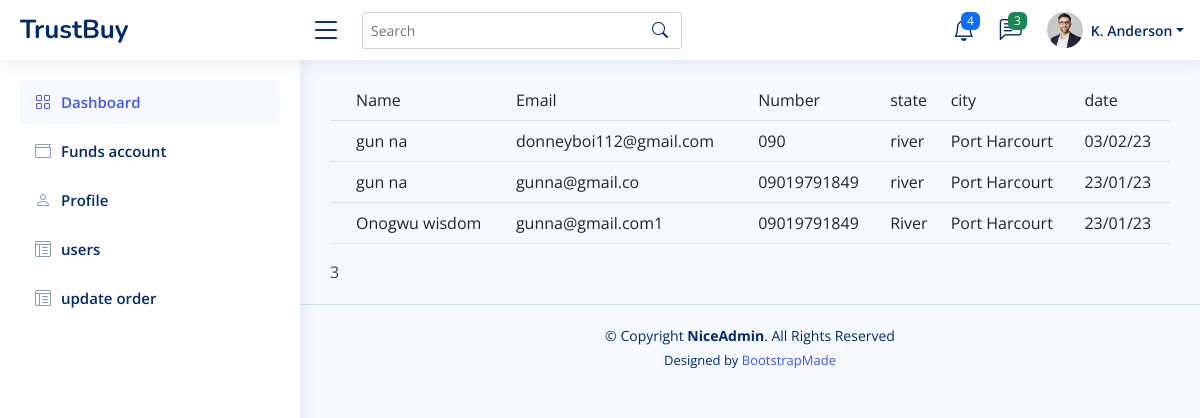
Page /trustadmin/tables-general.php on the committed database.
### tables this page shows
CREATE TABLE `signup` (
  `id` int(255) NOT NULL,
  `firstname` varchar(999) DEFAULT NULL,
  `lastname` varchar(999) DEFAULT NULL,
  `email` varchar(999) DEFAULT NULL,
  `number` varchar(999) DEFAULT NULL,
  `state` varchar(999) DEFAULT NULL,
  `city` varchar(999) DEFAULT NULL,
  `password` varchar(999) DEFAULT NULL,
  `date` varchar(999) DEFAULT NULL
);

### trustadmin/tables-general.php (the view, shortened to what this page needs)
<!DOCTYPE html>
<html lang="en">
<head>
  <link href="assets/vendor/bootstrap/css/bootstrap.min.css" rel="stylesheet">
  <link href="assets/vendor/bootstrap-icons/bootstrap-icons.css" rel="stylesheet">
  <link href="assets/vendor/boxicons/css/boxicons.min.css" rel="stylesheet">
  <link href="assets/vendor/quill/quill.snow.css" rel="stylesheet">
  <link href="assets/vendor/quill/quill.bubble.css" rel="stylesheet">
  <link href="assets/vendor/remixicon/remixicon.css" rel="stylesheet">
  <link href="assets/vendor/simple-datatables/style.css" rel="stylesheet">
  <link href="assets/css/style.css" rel="stylesheet">
</head>
<body>
<?php  include "head.php" ?>
    <?php  include "side.php" ?>
  <main id="main" class="main table-responsive">
    <table class="table">
      <thead>
        <th>
          <td>Name</td>
          <td>Email</td>
          <td>Number</td>
          <td>state</td>
          <td>city</td>
          <td>date</td>
      </thead>
        <tbody>
          <?php $sep=mysqli_query($conn,"select * from signup where 1 order by id desc");
   while($arr=mysqli_fetch_array($sep)){
    $firstname=$arr['firstname'];
     $lastname=$arr['lastname'];
      $email=$arr['email'];
       $state=$arr['state'];
        $city=$arr['city'];
         $time=$arr['date'];
          $numsber=$arr['number'];
      $dat=date("d/m/y",$time)
             ?>
        <th>
          <td><?php echo $firstname." ".$lastname;  ?></td>
          <td><?php echo $email;  ?></td>
          <td><?php echo $numsber  ?></td>
          <td><?php echo  $state  ?></td>
          <td><?php echo $city;  ?></td>
          <td><?php echo $dat;  ?></td>
      <?php } ?>
      </tbody>
    </table>
 <tfoot>
        <?php echo  $nums=mysqli_num_rows($sep);  ?>
      </tfoot>
  </main>
  <footer id="footer" class="footer">
    <div class="copyright">
      &copy; Copyright <strong><span>NiceAdmin</span></strong>. All Rights Reserved
    </div>
    <div class="credits">
      Designed by <a href="https://bootstrapmade.com/">BootstrapMade</a>
    </div>
  </footer>
</body>
</html>

### trustadmin/head.php (shortened to what this page needs)
<header id="header" class="header fixed-top d-flex align-items-center">
  <div class="d-flex align-items-center justify-content-between">
    <a href="index.html" class="logo d-flex align-items-center">
      <span class="d-none d-lg-block">TrustBuy</span>
    </a>
    <i class="bi bi-list toggle-sidebar-btn"></i>
  </div>
  <div class="search-bar">
    <form class="search-form d-flex align-items-center" method="POST" action="#">
      <input type="text" name="query" placeholder="Search" title="Enter search keyword">
      <button type="submit" title="Search"><i class="bi bi-search"></i></button>
    </form>
  </div>
  <nav class="header-nav ms-auto">
    <ul class="d-flex align-items-center">
      <li class="nav-item dropdown">
        <a class="nav-link nav-icon" href="#" data-bs-toggle="dropdown">
          <i class="bi bi-bell"></i>
          <span class="badge bg-primary badge-number">4</span>
        </a>
      </li>
      <li class="nav-item dropdown">
        <a class="nav-link nav-icon" href="#" data-bs-toggle="dropdown">
          <i class="bi bi-chat-left-text"></i>
          <span class="badge bg-success badge-number">3</span>
        </a>
      </li>
      <li class="nav-item dropdown pe-3">
        <a class="nav-link nav-profile d-flex align-items-center pe-0" href="#" data-bs-toggle="dropdown">
          <img src="assets/img/profile-img.jpg" alt="Profile" class="rounded-circle">
          <span class="d-none d-md-block dropdown-toggle ps-2">K. Anderson</span>
        </a>
      </li>
    </ul>
  </nav>
</header>

### trustadmin/side.php
<aside id="sidebar" class="sidebar">
  <ul class="sidebar-nav" id="sidebar-nav">
    <li class="nav-item">
      <a class="nav-link " href="index.php">
        <i class="bi bi-grid"></i>
        <span>Dashboard</span>
      </a>
    </li>
     <li class="nav-item">
      <a class="nav-link collapsed" href="funds.php">
        <i class="bi bi-wallet"></i>
        <span>Funds account</span>
      </a>
    </li>
     <li class="nav-item">
      <a class="nav-link collapsed" href="users-profile.php">
        <i class="bi bi-person"></i>
        <span>Profile</span>
      </a>
    </li>
     <li class="nav-item">
      <a class="nav-link collapsed" href="tables-general.php">
        <i class="bi bi-layout-text-window-reverse"></i>
        <span>users</span>
      </a>
    </li>
      <li class="nav-item">
      <a class="nav-link collapsed" href="updateorder.php">
        <i class="bi bi-layout-text-window-reverse"></i>
        <span>update order</span>
      </a>
    </li>
</aside>

### trustadmin/assets/css/style.css (style rules this page uses)
:root { scroll-behavior: smooth; }
body { font-family: "Open Sans", sans-serif; background: #f6f9ff; color: #444444; }
a { color: #4154f1; text-decoration: none; }
#main { margin-top: 60px; padding: 20px 30px; transition: all 0.3s; }
.logo { line-height: 1; }
@media (min-width: 1200px) { .logo { width: 280px; } }
.logo span { font-size: 26px; font-weight: 700; color: #012970; font-family: "Nunito", sans-serif; }
.header { transition: all 0.5s; z-index: 997; height: 60px; box-shadow: 0px 2px 20px rgba(1, 41, 112, 0.1); background-color: #fff; padding-left: 20px; }
.header .toggle-sidebar-btn { font-size: 32px; padding-left: 10px; cursor: pointer; color: #012970; }
.header .search-bar { min-width: 360px; padding: 0 20px; }
.header .search-form { width: 100%; }
.header .search-form input { border: 0; font-size: 14px; color: #012970; border: 1px solid rgba(1, 41, 112, 0.2); padding: 7px 38px 7px 8px; border-radius: 3px; transition: 0.3s; width: 100%; }
.header .search-form button { border: 0; padding: 0; margin-left: -30px; background: none; }
.header .search-form button i { color: #012970; }
.header-nav ul { list-style: none; }
.header-nav>ul { margin: 0; padding: 0; }
.header-nav .nav-icon { font-size: 22px; color: #012970; margin-right: 25px; position: relative; }
.header-nav .nav-profile { color: #012970; }
.header-nav .nav-profile img { max-height: 36px; }
.header-nav .nav-profile span { font-size: 14px; font-weight: 600; }
.header-nav .badge-number { position: absolute; inset: -2px -5px auto auto; font-weight: normal; font-size: 12px; padding: 3px 6px; }
.sidebar { position: fixed; top: 60px; left: 0; bottom: 0; width: 300px; z-index: 996; transition: all 0.3s; padding: 20px; overflow-y: auto; scrollbar-width: thin; scrollbar-color: #aab7cf transparent; box-shadow: 0px 0px 20px rgba(1, 41, 112, 0.1); background-color: #fff; }
@media (min-width: 1200px) { #main, #footer { margin-left: 300px; } }
.sidebar-nav { padding: 0; margin: 0; list-style: none; }
.sidebar-nav li { padding: 0; margin: 0; list-style: none; }
.sidebar-nav .nav-item { margin-bottom: 5px; }
.sidebar-nav .nav-link { display: flex; align-items: center; font-size: 15px; font-weight: 600; color: #4154f1; transition: 0.3; background: #f6f9ff; padding: 10px 15px; border-radius: 4px; }
.sidebar-nav .nav-link i { font-size: 16px; margin-right: 10px; color: #4154f1; }
.sidebar-nav .nav-link.collapsed { color: #012970; background: #fff; }
.sidebar-nav .nav-link.collapsed i { color: #899bbd; }
.footer { padding: 20px 0; font-size: 14px; transition: all 0.3s; border-top: 1px solid #cddfff; }
.footer .copyright { text-align: center; color: #012970; }
.footer .credits { padding-top: 5px; text-align: center; font-size: 13px; color: #012970; }

### rows in the picture
signup: firstname "gun", lastname "na", email "donneyboi112@gmail.com", number "090", state "river", city "Port Harcourt", date "03/02/23"
signup: firstname "gun", lastname "na", email "gunna@gmail.co", number "09019791849", state "river", city "Port Harcourt", date "23/01/23"
signup: firstname "Onogwu", lastname "wisdom", email "gunna@gmail.com1", number "09019791849", state "River", city "Port Harcourt", date "23/01/23"

### other values in the picture
$nums=mysqli_num_rows($sep) "3"
